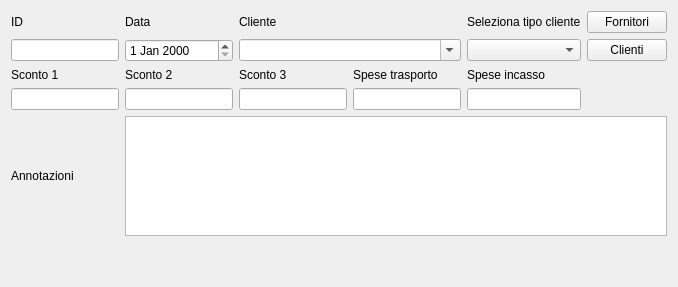
            <widget class="QWidget" name="tab_5">
             <attribute name="title">
              <string>Inserisci prima parte fattura</string>
             </attribute>
             <layout class="QGridLayout" name="gridLayout_10">
              <item row="1" column="4">
               <widget class="QComboBox" name="tipo_cliente"/>
              </item>
              <item row="3" column="0">
               <widget class="QLineEdit" name="sconto1"/>
              </item>
              <item row="0" column="0">
               <widget class="QLabel" name="label_16">
                <property name="text">
                 <string>ID</string>
                </property>
               </widget>
              </item>
              <item row="0" column="1">
               <widget class="QLabel" name="label_17">
                <property name="text">
                 <string>Data</string>
                </property>
               </widget>
              </item>
              <item row="0" column="2">
               <widget class="QLabel" name="label_18">
                <property name="text">
                 <string>Cliente</string>
                </property>
               </widget>
              </item>
              <item row="0" column="4">
               <widget class="QLabel" name="label">
                <property name="text">
                 <string>Seleziona tipo cliente</string>
                </property>
               </widget>
              </item>
              <item row="0" column="5">
               <widget class="QPushButton" name="fornit">
                <property name="text">
                 <string>Fornitori</string>
                </property>
                <property name="icon">
                 <iconset resource="../fabaria.qrc">
                  <normaloff>:/images/user-group-properties.png</normaloff>:/images/user-group-properties.png</iconset>
                </property>
               </widget>
              </item>
              <item row="1" column="1">
               <widget class="QDateEdit" name="data_fatt"/>
              </item>
              <item row="1" column="0">
               <widget class="QLineEdit" name="id1"/>
              </item>
              <item row="1" column="2" colspan="2">
               <widget class="QComboBox" name="pers">
                <property name="editable">
                 <bool>true</bool>
                </property>
                <property name="currentIndex">
                 <number>-1</number>
                </property>
                <property name="frame">
                 <bool>true</bool>
                </property>
                <property name="modelColumn">
                 <number>0</number>
                </property>
               </widget>
              </item>
              <item row="1" column="5">
               <widget class="QPushButton" name="cliente">
                <property name="text">
                 <string>Clienti</string>
                </property>
                <property name="icon">
                 <iconset resource="../fabaria.qrc">
                  <normaloff>:/images/system-users.png</normaloff>:/images/system-users.png</iconset>
                </property>
               </widget>
              </item>
              <item row="2" column="1">
               <widget class="QLabel" name="label_20">
                <property name="text">
                 <string>Sconto 2</string>
                </property>
               </widget>
              </item>
              <item row="2" column="2">
               <widget class="QLabel" name="label_21">
                <property name="text">
                 <string>Sconto 3</string>
                </property>
               </widget>
              </item>
              <item row="2" column="0">
               <widget class="QLabel" name="label_19">
                <property name="text">
                 <string>Sconto 1</string>
                </property>
               </widget>
              </item>
              <item row="2" column="3">
               <widget class="QLabel" name="label_22">
                <property name="text">
                 <string>Spese trasporto</string>
                </property>
               </widget>
              </item>
              <item row="3" column="1">
               <widget class="QLineEdit" name="sconto2"/>
              </item>
              <item row="2" column="4">
               <widget class="QLabel" name="label_23">
                <property name="text">
                 <string>Spese incasso</string>
                </property>
               </widget>
              </item>
              <item row="3" column="2">
               <widget class="QLineEdit" name="sconto3"/>
              </item>
              <item row="3" column="3">
               <widget class="QLineEdit" name="spes_tr"/>
              </item>
              <item row="3" column="4">
               <widget class="QLineEdit" name="spes_in"/>
              </item>
              <item row="4" column="1" colspan="5">
               <widget class="QTextEdit" name="ann">
                <property name="maximumSize">
                 <size>
                  <width>16777215</width>
                  <height>120</height>
                 </size>
                </property>
               </widget>
              </item>
              <item row="4" column="0">
               <widget class="QLabel" name="label_24">
                <property name="text">
                 <string>Annotazioni</string>
                </property>
               </widget>
              </item>
              <item row="5" column="0" colspan="6">
               <spacer name="verticalSpacer">
                <property name="orientation">
                 <enum>Qt::Vertical</enum>
                </property>
                <property name="sizeHint" stdset="0">
                 <size>
                  <width>20</width>
                  <height>40</height>
                 </size>
                </property>
               </spacer>
              </item>
             </layout>
            </widget>
